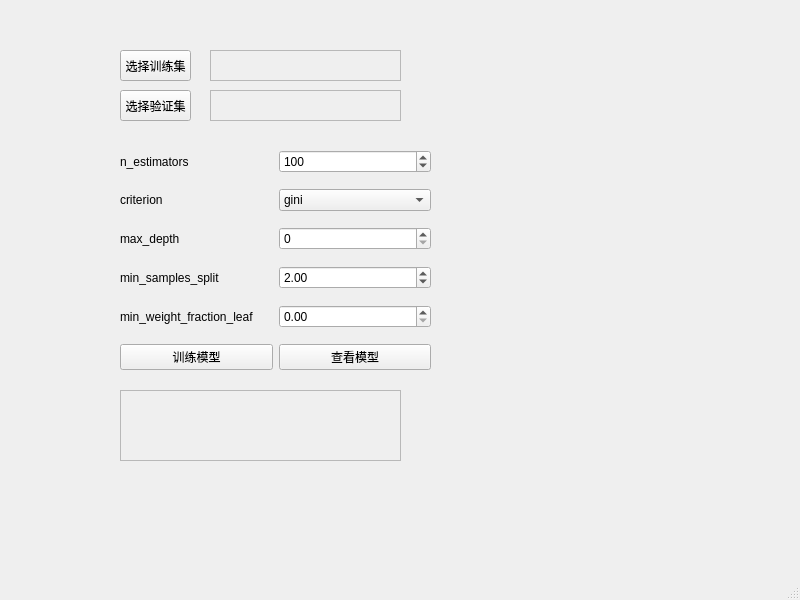
<?xml version="1.0" encoding="UTF-8"?>
<ui version="4.0">
 <class>MainWindow</class>
 <widget class="QMainWindow" name="MainWindow">
  <property name="geometry">
   <rect>
    <x>0</x>
    <y>0</y>
    <width>800</width>
    <height>600</height>
   </rect>
  </property>
  <property name="windowTitle">
   <string>MainWindow</string>
  </property>
  <widget class="QWidget" name="centralwidget">
   <widget class="QPushButton" name="pushButton_3">
    <property name="geometry">
     <rect>
      <x>120</x>
      <y>50</y>
      <width>71</width>
      <height>31</height>
     </rect>
    </property>
    <property name="text">
     <string>选择训练集</string>
    </property>
   </widget>
   <widget class="QTextBrowser" name="textBrowser">
    <property name="enabled">
     <bool>false</bool>
    </property>
    <property name="geometry">
     <rect>
      <x>120</x>
      <y>390</y>
      <width>281</width>
      <height>71</height>
     </rect>
    </property>
    <property name="html">
     <string>&lt;!DOCTYPE HTML PUBLIC &quot;-//W3C//DTD HTML 4.0//EN&quot; &quot;http://www.w3.org/TR/REC-html40/strict.dtd&quot;&gt;
&lt;html&gt;&lt;head&gt;&lt;meta name=&quot;qrichtext&quot; content=&quot;1&quot; /&gt;&lt;style type=&quot;text/css&quot;&gt;
p, li { white-space: pre-wrap; }
&lt;/style&gt;&lt;/head&gt;&lt;body style=&quot; font-family:'SimSun'; font-size:9pt; font-weight:400; font-style:normal;&quot;&gt;
&lt;p style=&quot;-qt-paragraph-type:empty; margin-top:0px; margin-bottom:0px; margin-left:0px; margin-right:0px; -qt-block-indent:0; text-indent:0px;&quot;&gt;&lt;br /&gt;&lt;/p&gt;&lt;/body&gt;&lt;/html&gt;</string>
    </property>
   </widget>
   <widget class="QPushButton" name="pushButton_4">
    <property name="geometry">
     <rect>
      <x>120</x>
      <y>90</y>
      <width>71</width>
      <height>31</height>
     </rect>
    </property>
    <property name="text">
     <string>选择验证集</string>
    </property>
   </widget>
   <widget class="QTextBrowser" name="textBrowser_3">
    <property name="enabled">
     <bool>false</bool>
    </property>
    <property name="geometry">
     <rect>
      <x>210</x>
      <y>90</y>
      <width>191</width>
      <height>31</height>
     </rect>
    </property>
    <property name="html">
     <string>&lt;!DOCTYPE HTML PUBLIC &quot;-//W3C//DTD HTML 4.0//EN&quot; &quot;http://www.w3.org/TR/REC-html40/strict.dtd&quot;&gt;
&lt;html&gt;&lt;head&gt;&lt;meta name=&quot;qrichtext&quot; content=&quot;1&quot; /&gt;&lt;style type=&quot;text/css&quot;&gt;
p, li { white-space: pre-wrap; }
&lt;/style&gt;&lt;/head&gt;&lt;body style=&quot; font-family:'SimSun'; font-size:9pt; font-weight:400; font-style:normal;&quot;&gt;
&lt;p style=&quot;-qt-paragraph-type:empty; margin-top:0px; margin-bottom:0px; margin-left:0px; margin-right:0px; -qt-block-indent:0; text-indent:0px;&quot;&gt;&lt;br /&gt;&lt;/p&gt;&lt;/body&gt;&lt;/html&gt;</string>
    </property>
   </widget>
   <widget class="QWidget" name="layoutWidget">
    <property name="enabled">
     <bool>true</bool>
    </property>
    <property name="geometry">
     <rect>
      <x>120</x>
      <y>140</y>
      <width>311</width>
      <height>241</height>
     </rect>
    </property>
    <layout class="QVBoxLayout" name="verticalLayout">
     <item>
      <layout class="QHBoxLayout" name="horizontalLayout">
       <item>
        <widget class="QLabel" name="label">
         <property name="enabled">
          <bool>true</bool>
         </property>
         <property name="text">
          <string>n_estimators</string>
         </property>
        </widget>
       </item>
       <item>
        <widget class="QSpinBox" name="spinBox">
         <property name="enabled">
          <bool>true</bool>
         </property>
         <property name="prefix">
          <string/>
         </property>
         <property name="minimum">
          <number>1</number>
         </property>
         <property name="maximum">
          <number>1000</number>
         </property>
         <property name="singleStep">
          <number>1</number>
         </property>
         <property name="value">
          <number>100</number>
         </property>
         <property name="displayIntegerBase">
          <number>10</number>
         </property>
        </widget>
       </item>
      </layout>
     </item>
     <item>
      <layout class="QHBoxLayout" name="horizontalLayout_2">
       <item>
        <widget class="QLabel" name="label_2">
         <property name="enabled">
          <bool>true</bool>
         </property>
         <property name="text">
          <string>criterion</string>
         </property>
        </widget>
       </item>
       <item>
        <widget class="QComboBox" name="comboBox_1">
         <property name="enabled">
          <bool>true</bool>
         </property>
         <property name="currentText">
          <string>gini</string>
         </property>
         <property name="currentIndex">
          <number>0</number>
         </property>
         <item>
          <property name="text">
           <string>gini</string>
          </property>
         </item>
         <item>
          <property name="text">
           <string>entropy</string>
          </property>
         </item>
        </widget>
       </item>
      </layout>
     </item>
     <item>
      <layout class="QHBoxLayout" name="horizontalLayout_3">
       <item>
        <widget class="QLabel" name="label_3">
         <property name="enabled">
          <bool>true</bool>
         </property>
         <property name="text">
          <string>max_depth</string>
         </property>
        </widget>
       </item>
       <item>
        <widget class="QSpinBox" name="spinBox_2">
         <property name="enabled">
          <bool>true</bool>
         </property>
         <property name="prefix">
          <string/>
         </property>
         <property name="minimum">
          <number>0</number>
         </property>
         <property name="maximum">
          <number>1000</number>
         </property>
         <property name="singleStep">
          <number>1</number>
         </property>
         <property name="value">
          <number>0</number>
         </property>
         <property name="displayIntegerBase">
          <number>10</number>
         </property>
        </widget>
       </item>
      </layout>
     </item>
     <item>
      <layout class="QHBoxLayout" name="horizontalLayout_4">
       <item>
        <widget class="QLabel" name="label_4">
         <property name="enabled">
          <bool>true</bool>
         </property>
         <property name="text">
          <string>min_samples_split</string>
         </property>
        </widget>
       </item>
       <item>
        <widget class="QDoubleSpinBox" name="doubleSpinBox">
         <property name="value">
          <double>2.000000000000000</double>
         </property>
        </widget>
       </item>
      </layout>
     </item>
     <item>
      <layout class="QHBoxLayout" name="horizontalLayout_6">
       <item>
        <widget class="QLabel" name="label_5">
         <property name="enabled">
          <bool>true</bool>
         </property>
         <property name="text">
          <string>min_weight_fraction_leaf</string>
         </property>
        </widget>
       </item>
       <item>
        <widget class="QDoubleSpinBox" name="doubleSpinBox_2">
         <property name="value">
          <double>0.000000000000000</double>
         </property>
        </widget>
       </item>
      </layout>
     </item>
     <item>
      <layout class="QHBoxLayout" name="horizontalLayout_5">
       <item>
        <widget class="QPushButton" name="pushButton">
         <property name="enabled">
          <bool>true</bool>
         </property>
         <property name="text">
          <string>训练模型</string>
         </property>
        </widget>
       </item>
       <item>
        <widget class="QPushButton" name="pushButton_2">
         <property name="enabled">
          <bool>true</bool>
         </property>
         <property name="text">
          <string>查看模型</string>
         </property>
        </widget>
       </item>
      </layout>
     </item>
    </layout>
   </widget>
   <widget class="QTextBrowser" name="textBrowser_2">
    <property name="enabled">
     <bool>false</bool>
    </property>
    <property name="geometry">
     <rect>
      <x>210</x>
      <y>50</y>
      <width>191</width>
      <height>31</height>
     </rect>
    </property>
    <property name="html">
     <string>&lt;!DOCTYPE HTML PUBLIC &quot;-//W3C//DTD HTML 4.0//EN&quot; &quot;http://www.w3.org/TR/REC-html40/strict.dtd&quot;&gt;
&lt;html&gt;&lt;head&gt;&lt;meta name=&quot;qrichtext&quot; content=&quot;1&quot; /&gt;&lt;style type=&quot;text/css&quot;&gt;
p, li { white-space: pre-wrap; }
&lt;/style&gt;&lt;/head&gt;&lt;body style=&quot; font-family:'SimSun'; font-size:9pt; font-weight:400; font-style:normal;&quot;&gt;
&lt;p style=&quot;-qt-paragraph-type:empty; margin-top:0px; margin-bottom:0px; margin-left:0px; margin-right:0px; -qt-block-indent:0; text-indent:0px;&quot;&gt;&lt;br /&gt;&lt;/p&gt;&lt;/body&gt;&lt;/html&gt;</string>
    </property>
   </widget>
  </widget>
  <widget class="QMenuBar" name="menubar">
   <property name="geometry">
    <rect>
     <x>0</x>
     <y>0</y>
     <width>800</width>
     <height>23</height>
    </rect>
   </property>
  </widget>
  <widget class="QStatusBar" name="statusbar"/>
 </widget>
 <resources/>
 <connections/>
</ui>
